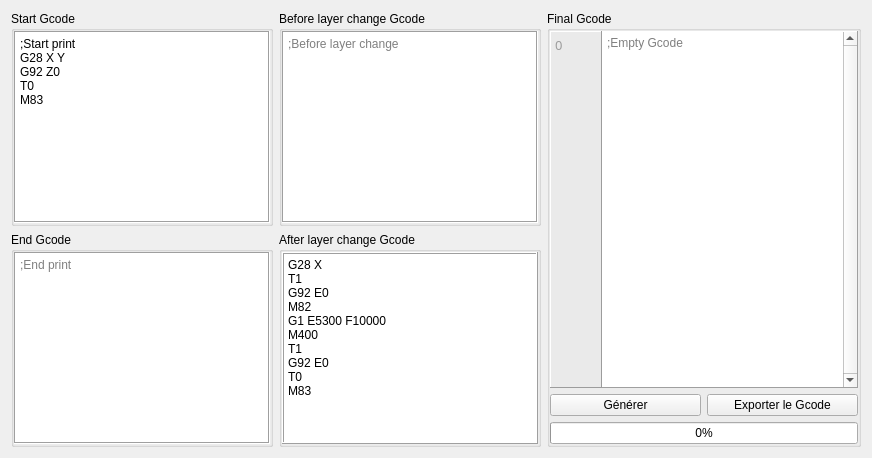
      <widget class="QWidget" name="GcodeTab">
       <attribute name="icon">
        <iconset>
         <normaloff>:/ressources/copy.png</normaloff>:/ressources/copy.png</iconset>
       </attribute>
       <attribute name="title">
        <string>G-Code</string>
       </attribute>
       <layout class="QHBoxLayout" name="horizontalLayout_6">
        <item>
         <layout class="QVBoxLayout" name="verticalLayout">
          <item>
           <widget class="QGroupBox" name="groupBox">
            <property name="title">
             <string>Start Gcode</string>
            </property>
            <layout class="QVBoxLayout" name="verticalLayout_9">
             <property name="leftMargin">
              <number>0</number>
             </property>
             <property name="topMargin">
              <number>0</number>
             </property>
             <property name="rightMargin">
              <number>0</number>
             </property>
             <property name="bottomMargin">
              <number>0</number>
             </property>
             <item>
              <widget class="QPlainTextEdit" name="SGcode">
               <property name="frameShape">
                <enum>QFrame::Box</enum>
               </property>
               <property name="plainText">
                <string>;Start print
G28 X Y
G92 Z0
T0
M83</string>
               </property>
               <property name="placeholderText">
                <string>;Start print</string>
               </property>
              </widget>
             </item>
            </layout>
           </widget>
          </item>
          <item>
           <widget class="QGroupBox" name="groupBox_2">
            <property name="title">
             <string>End Gcode</string>
            </property>
            <property name="flat">
             <bool>false</bool>
            </property>
            <layout class="QVBoxLayout" name="verticalLayout_7">
             <property name="leftMargin">
              <number>0</number>
             </property>
             <property name="topMargin">
              <number>0</number>
             </property>
             <property name="rightMargin">
              <number>0</number>
             </property>
             <property name="bottomMargin">
              <number>0</number>
             </property>
             <item>
              <widget class="QPlainTextEdit" name="EGcode">
               <property name="frameShape">
                <enum>QFrame::Box</enum>
               </property>
               <property name="placeholderText">
                <string>;End print</string>
               </property>
              </widget>
             </item>
            </layout>
           </widget>
          </item>
         </layout>
        </item>
        <item>
         <layout class="QVBoxLayout" name="verticalLayout_12">
          <property name="rightMargin">
           <number>0</number>
          </property>
          <item>
           <widget class="QGroupBox" name="groupBox_3">
            <property name="title">
             <string>Before layer change Gcode</string>
            </property>
            <layout class="QHBoxLayout" name="horizontalLayout_8">
             <property name="leftMargin">
              <number>0</number>
             </property>
             <property name="topMargin">
              <number>0</number>
             </property>
             <property name="rightMargin">
              <number>0</number>
             </property>
             <property name="bottomMargin">
              <number>0</number>
             </property>
             <item>
              <widget class="QPlainTextEdit" name="BLGcode">
               <property name="sizePolicy">
                <sizepolicy hsizetype="MinimumExpanding" vsizetype="MinimumExpanding">
                 <horstretch>0</horstretch>
                 <verstretch>0</verstretch>
                </sizepolicy>
               </property>
               <property name="minimumSize">
                <size>
                 <width>0</width>
                 <height>0</height>
                </size>
               </property>
               <property name="frameShape">
                <enum>QFrame::Box</enum>
               </property>
               <property name="frameShadow">
                <enum>QFrame::Sunken</enum>
               </property>
               <property name="verticalScrollBarPolicy">
                <enum>Qt::ScrollBarAsNeeded</enum>
               </property>
               <property name="horizontalScrollBarPolicy">
                <enum>Qt::ScrollBarAsNeeded</enum>
               </property>
               <property name="sizeAdjustPolicy">
                <enum>QAbstractScrollArea::AdjustToContents</enum>
               </property>
               <property name="placeholderText">
                <string>;Before layer change</string>
               </property>
              </widget>
             </item>
            </layout>
           </widget>
          </item>
          <item>
           <widget class="QGroupBox" name="groupBox_4">
            <property name="title">
             <string>After layer change Gcode</string>
            </property>
            <layout class="QHBoxLayout" name="horizontalLayout_9">
             <property name="leftMargin">
              <number>0</number>
             </property>
             <property name="topMargin">
              <number>0</number>
             </property>
             <property name="rightMargin">
              <number>0</number>
             </property>
             <property name="bottomMargin">
              <number>0</number>
             </property>
             <item>
              <widget class="QPlainTextEdit" name="ALGcode">
               <property name="sizePolicy">
                <sizepolicy hsizetype="Expanding" vsizetype="Expanding">
                 <horstretch>0</horstretch>
                 <verstretch>0</verstretch>
                </sizepolicy>
               </property>
               <property name="minimumSize">
                <size>
                 <width>0</width>
                 <height>0</height>
                </size>
               </property>
               <property name="frameShape">
                <enum>QFrame::Box</enum>
               </property>
               <property name="frameShadow">
                <enum>QFrame::Raised</enum>
               </property>
               <property name="plainText">
                <string>G28 X
T1
G92 E0
M82
G1 E5300 F10000
M400
T1
G92 E0
T0
M83</string>
               </property>
               <property name="placeholderText">
                <string>;After layer change</string>
               </property>
              </widget>
             </item>
            </layout>
           </widget>
          </item>
         </layout>
        </item>
        <item>
         <widget class="QGroupBox" name="groupBox_5">
          <property name="title">
           <string>Final Gcode</string>
          </property>
          <layout class="QVBoxLayout" name="verticalLayout_13">
           <property name="leftMargin">
            <number>0</number>
           </property>
           <property name="topMargin">
            <number>0</number>
           </property>
           <property name="rightMargin">
            <number>0</number>
           </property>
           <property name="bottomMargin">
            <number>0</number>
           </property>
           <item>
            <layout class="QHBoxLayout" name="horizontalLayout_11">
             <property name="spacing">
              <number>0</number>
             </property>
             <property name="leftMargin">
              <number>0</number>
             </property>
             <item alignment="Qt::AlignLeft">
              <widget class="QTextEdit" name="lineNumber">
               <property name="sizePolicy">
                <sizepolicy hsizetype="MinimumExpanding" vsizetype="Minimum">
                 <horstretch>0</horstretch>
                 <verstretch>0</verstretch>
                </sizepolicy>
               </property>
               <property name="minimumSize">
                <size>
                 <width>10</width>
                 <height>0</height>
                </size>
               </property>
               <property name="maximumSize">
                <size>
                 <width>52</width>
                 <height>2000</height>
                </size>
               </property>
               <property name="baseSize">
                <size>
                 <width>10</width>
                 <height>0</height>
                </size>
               </property>
               <property name="font">
                <font>
                 <family>Century Gothic</family>
                 <pointsize>10</pointsize>
                </font>
               </property>
               <property name="cursor" stdset="0">
                <cursorShape>IBeamCursor</cursorShape>
               </property>
               <property name="tabletTracking">
                <bool>false</bool>
               </property>
               <property name="contextMenuPolicy">
                <enum>Qt::DefaultContextMenu</enum>
               </property>
               <property name="acceptDrops">
                <bool>false</bool>
               </property>
               <property name="layoutDirection">
                <enum>Qt::RightToLeft</enum>
               </property>
               <property name="autoFillBackground">
                <bool>false</bool>
               </property>
               <property name="styleSheet">
                <string notr="true">background : rgb(234, 234, 234);
color :  rgb(80, 80, 80);</string>
               </property>
               <property name="inputMethodHints">
                <set>Qt::ImhMultiLine</set>
               </property>
               <property name="frameShape">
                <enum>QFrame::Panel</enum>
               </property>
               <property name="frameShadow">
                <enum>QFrame::Raised</enum>
               </property>
               <property name="verticalScrollBarPolicy">
                <enum>Qt::ScrollBarAlwaysOff</enum>
               </property>
               <property name="horizontalScrollBarPolicy">
                <enum>Qt::ScrollBarAlwaysOff</enum>
               </property>
               <property name="sizeAdjustPolicy">
                <enum>QAbstractScrollArea::AdjustToContents</enum>
               </property>
               <property name="autoFormatting">
                <set>QTextEdit::AutoNone</set>
               </property>
               <property name="undoRedoEnabled">
                <bool>false</bool>
               </property>
               <property name="readOnly">
                <bool>true</bool>
               </property>
               <property name="html">
                <string>&lt;!DOCTYPE HTML PUBLIC &quot;-//W3C//DTD HTML 4.0//EN&quot; &quot;http://www.w3.org/TR/REC-html40/strict.dtd&quot;&gt;
&lt;html&gt;&lt;head&gt;&lt;meta name=&quot;qrichtext&quot; content=&quot;1&quot; /&gt;&lt;style type=&quot;text/css&quot;&gt;
p, li { white-space: pre-wrap; }
&lt;/style&gt;&lt;/head&gt;&lt;body style=&quot; font-family:'Century Gothic'; font-size:10pt; font-weight:400; font-style:normal;&quot;&gt;
&lt;p align=&quot;right&quot; style=&quot;-qt-paragraph-type:empty; margin-top:0px; margin-bottom:0px; margin-left:0px; margin-right:0px; -qt-block-indent:0; text-indent:0px;&quot;&gt;&lt;br /&gt;&lt;/p&gt;&lt;/body&gt;&lt;/html&gt;</string>
               </property>
               <property name="overwriteMode">
                <bool>false</bool>
               </property>
               <property name="placeholderText">
                <string>0</string>
               </property>
              </widget>
             </item>
             <item>
              <widget class="QTextEdit" name="gcode">
               <property name="sizePolicy">
                <sizepolicy hsizetype="MinimumExpanding" vsizetype="Expanding">
                 <horstretch>0</horstretch>
                 <verstretch>0</verstretch>
                </sizepolicy>
               </property>
               <property name="minimumSize">
                <size>
                 <width>20</width>
                 <height>0</height>
                </size>
               </property>
               <property name="frameShape">
                <enum>QFrame::Panel</enum>
               </property>
               <property name="frameShadow">
                <enum>QFrame::Raised</enum>
               </property>
               <property name="verticalScrollBarPolicy">
                <enum>Qt::ScrollBarAlwaysOn</enum>
               </property>
               <property name="undoRedoEnabled">
                <bool>false</bool>
               </property>
               <property name="readOnly">
                <bool>true</bool>
               </property>
               <property name="html">
                <string>&lt;!DOCTYPE HTML PUBLIC &quot;-//W3C//DTD HTML 4.0//EN&quot; &quot;http://www.w3.org/TR/REC-html40/strict.dtd&quot;&gt;
&lt;html&gt;&lt;head&gt;&lt;meta name=&quot;qrichtext&quot; content=&quot;1&quot; /&gt;&lt;style type=&quot;text/css&quot;&gt;
p, li { white-space: pre-wrap; }
&lt;/style&gt;&lt;/head&gt;&lt;body style=&quot; font-family:'Century Gothic'; font-size:10pt; font-weight:400; font-style:normal;&quot;&gt;
&lt;p style=&quot;-qt-paragraph-type:empty; margin-top:0px; margin-bottom:0px; margin-left:0px; margin-right:0px; -qt-block-indent:0; text-indent:0px;&quot;&gt;&lt;br /&gt;&lt;/p&gt;&lt;/body&gt;&lt;/html&gt;</string>
               </property>
               <property name="placeholderText">
                <string>;Empty Gcode</string>
               </property>
              </widget>
             </item>
            </layout>
           </item>
           <item>
            <layout class="QHBoxLayout" name="horizontalLayout_5">
             <property name="topMargin">
              <number>0</number>
             </property>
             <property name="rightMargin">
              <number>0</number>
             </property>
             <item>
              <widget class="QPushButton" name="gcodeGenButton">
               <property name="text">
                <string>Générer</string>
               </property>
              </widget>
             </item>
             <item>
              <widget class="QPushButton" name="gcodeExportButtonButton">
               <property name="text">
                <string>Exporter le Gcode</string>
               </property>
              </widget>
             </item>
            </layout>
           </item>
           <item>
            <widget class="QProgressBar" name="gcodePBar">
             <property name="value">
              <number>0</number>
             </property>
            </widget>
           </item>
          </layout>
         </widget>
        </item>
       </layout>
      </widget>
